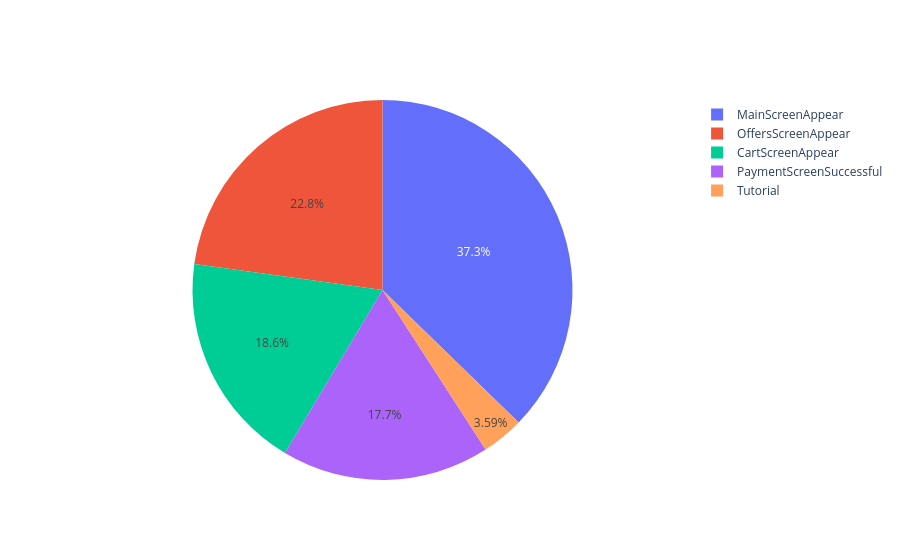

The code cell stored with this chart in its notebook:
### Markdown cell above
### Cantidad de usuarios que realizaron cada una de estas acciones,  proporción de usuarios que realizaron la acción al menos una vez

### Code cell
tarta_evento = go.Figure(data=[go.Pie(labels=u_x_evento['nombre_evento'],values=u_x_evento['id'])])
tarta_evento

### Figure 1 — Plotly figure (JSON) as saved in the notebook; plotly's stock layout.template omitted (floating-point values rounded to 4 significant figures)
{"data": [{"labels": ["MainScreenAppear", "OffersScreenAppear", "CartScreenAppear", "PaymentScreenSuccessful", "Tutorial"], "type": "pie", "values": [7156, 4380, 3571, 3399, 690]}], "layout": {}}
